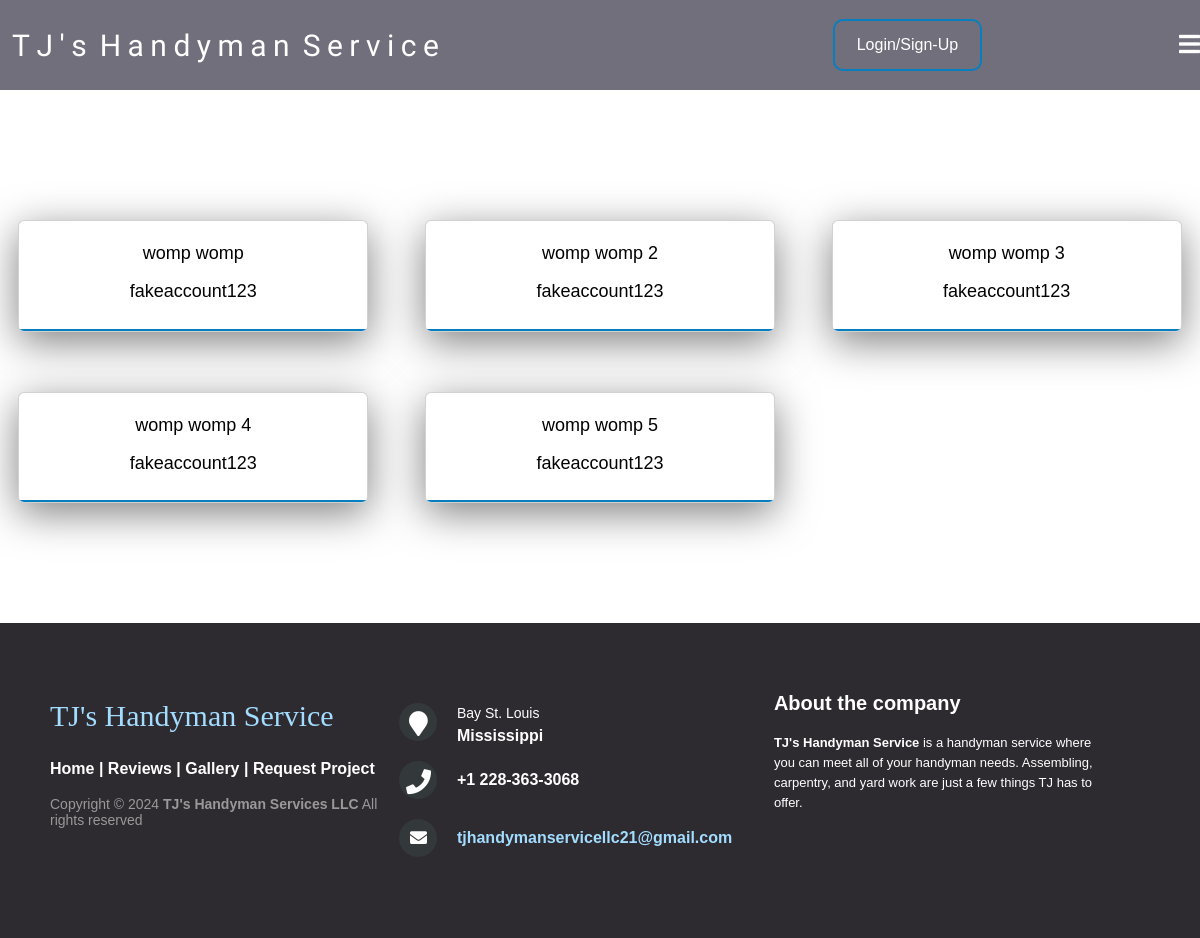
/reviews/, run on an earlier commit of the app's database.
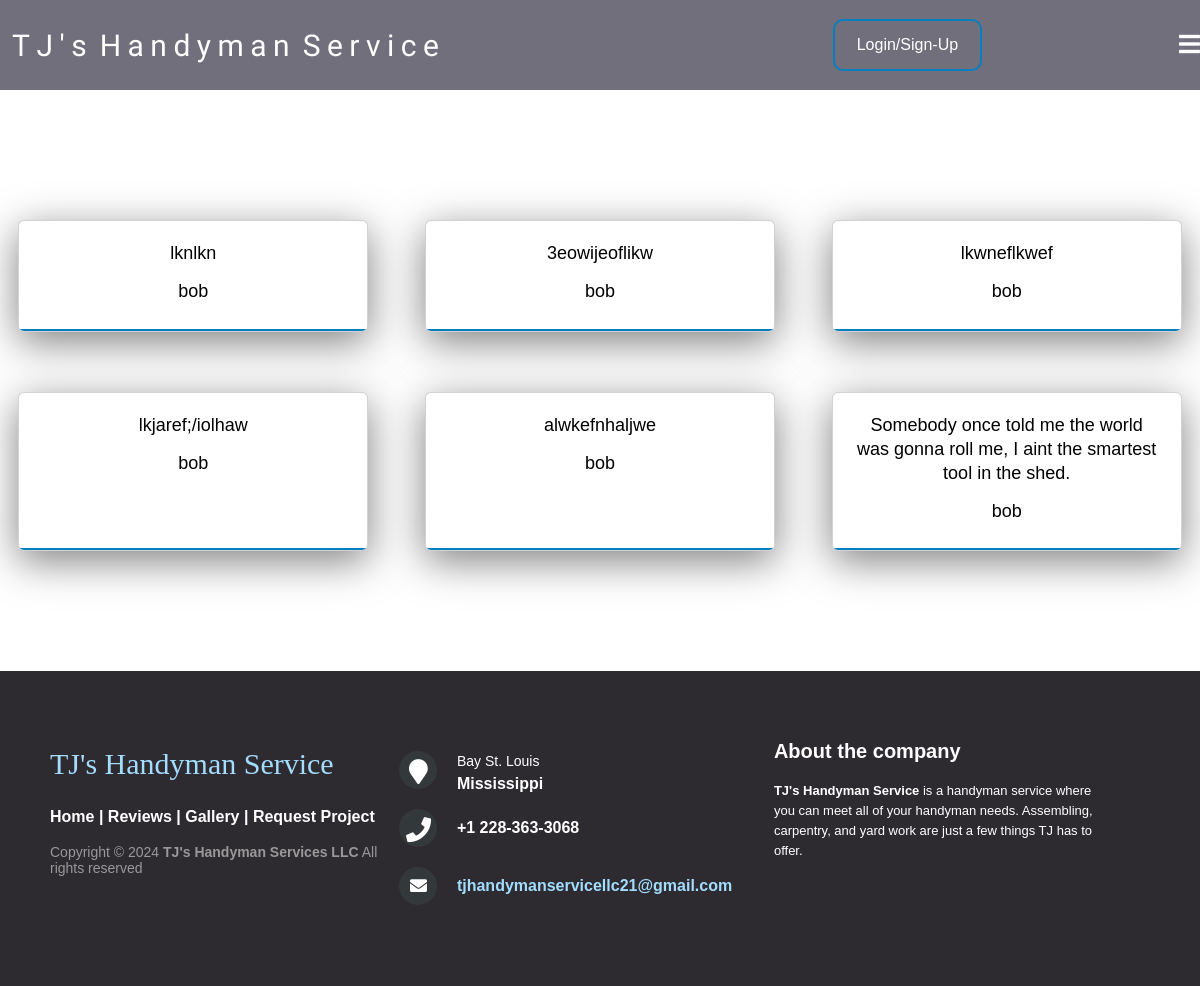
And on a later commit of the database.
### capStoneApp/models.py (models this page shows, shortened)
class Review(models.Model):
    user = models.ForeignKey(
        User,
        on_delete=models.CASCADE,
        related_name="reviews",
        default=1,
    )
    text = models.TextField()
    rating = models.TextField()
    created_at = models.DateTimeField(auto_now_add=True)
    approved = models.BooleanField(default=False)

### capStoneApp/views.py (the view)
# urls.py: path('reviews/', views.reviews, name='reviews'),
def reviews(request):
    reviews = Review.objects.all()
    return render(request, "reviews.html", {"reviews": reviews})

### capStoneApp/templates/reviews.html (shortened to what this page needs)
{% extends 'index.html' %}
{% load static %}
{% block content %}
<head>
  <link rel="stylesheet" href="{% static "reviews.css" %}">
</head>
<body>
  <div class="testimonials">
    {% for review in reviews %}
    <div class="card">
        <div class="layer"></div>
        <div class="content">
            <p>{{review.text}}</p>
                <div class="details"><h2>{{review.user}}</h2></div>
        </div>
    </div>
      {% endfor %}
    </div>
</body>
{% endblock %}

What changed in the data, as far as the page shows it:
removed Review: text "womp womp", user "fakeaccount123"
removed Review: text "womp womp 2", user "fakeaccount123"
removed Review: text "womp womp 3", user "fakeaccount123"
removed Review: text "womp womp 4", user "fakeaccount123"
removed Review: text "womp womp 5", user "fakeaccount123"
added Review: text "lknlkn", user "bob"
added Review: text "3eowijeoflikw", user "bob"
added Review: text "lkwneflkwef", user "bob"
added Review: text "lkjaref;/iolhaw", user "bob"
added Review: text "alwkefnhaljwe", user "bob"
added Review: text "Somebody once told me the world was gonna roll me, I aint the smartest tool in the shed.", user "bob"
